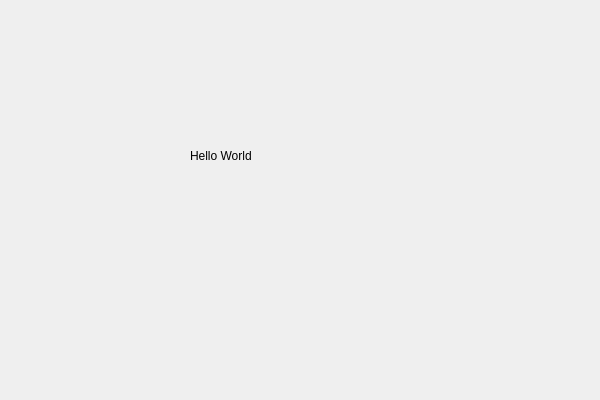
<?xml version="1.0" encoding="UTF-8"?>
<ui version="4.0">
 <class>testwidgetClass</class>
 <widget class="QWidget" name="testwidgetClass">
  <property name="geometry">
   <rect>
    <x>0</x>
    <y>0</y>
    <width>600</width>
    <height>400</height>
   </rect>
  </property>
  <property name="windowTitle">
   <string>testwidget</string>
  </property>
  <widget class="QLabel" name="label">
   <property name="geometry">
    <rect>
     <x>190</x>
     <y>140</y>
     <width>191</width>
     <height>31</height>
    </rect>
   </property>
   <property name="text">
    <string>Hello World</string>
   </property>
  </widget>
 </widget>
 <layoutdefault spacing="6" margin="11"/>
 <resources>
  <include location="testwidget.qrc"/>
 </resources>
 <connections/>
</ui>
